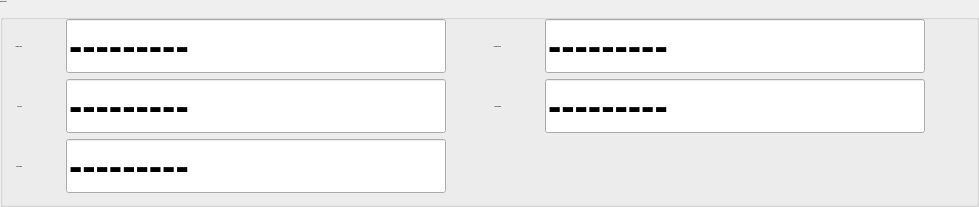
       <widget class="QGroupBox" name="ShutterStatus">
        <property name="font">
         <font>
          <family>Ubuntu</family>
          <pointsize>-1</pointsize>
          <weight>75</weight>
          <bold>true</bold>
         </font>
        </property>
        <property name="styleSheet">
         <string notr="true"/>
        </property>
        <property name="title">
         <string>Shutter Status</string>
        </property>
        <property name="flat">
         <bool>false</bool>
        </property>
        <layout class="QGridLayout" name="gridLayout">
         <item row="0" column="8">
          <widget class="caLed" name="caled_21">
           <property name="sizePolicy">
            <sizepolicy hsizetype="Preferred" vsizetype="Preferred">
             <horstretch>0</horstretch>
             <verstretch>0</verstretch>
            </sizepolicy>
           </property>
           <property name="minimumSize">
            <size>
             <width>32</width>
             <height>32</height>
            </size>
           </property>
           <property name="rectangular">
            <bool>true</bool>
           </property>
           <property name="ledWidth">
            <number>30</number>
           </property>
           <property name="ledHeight">
            <number>30</number>
           </property>
           <property name="linearGradient">
            <bool>true</bool>
           </property>
           <property name="channel" stdset="0">
            <string notr="true">SHUTTER:NOPA:Flip_RBV</string>
           </property>
           <property name="falseColor">
            <color>
             <red>0</red>
             <green>170</green>
             <blue>0</blue>
            </color>
           </property>
           <property name="trueValue">
            <string>2</string>
           </property>
           <property name="falseValue">
            <string>1</string>
           </property>
          </widget>
         </item>
         <item row="0" column="3">
          <widget class="caLed" name="caled_22">
           <property name="sizePolicy">
            <sizepolicy hsizetype="Preferred" vsizetype="Preferred">
             <horstretch>0</horstretch>
             <verstretch>0</verstretch>
            </sizepolicy>
           </property>
           <property name="minimumSize">
            <size>
             <width>32</width>
             <height>32</height>
            </size>
           </property>
           <property name="rectangular">
            <bool>true</bool>
           </property>
           <property name="ledWidth">
            <number>30</number>
           </property>
           <property name="ledHeight">
            <number>30</number>
           </property>
           <property name="linearGradient">
            <bool>true</bool>
           </property>
           <property name="channel" stdset="0">
            <string notr="true">SHUTTER:PM:Flip_RBV</string>
           </property>
           <property name="falseColor">
            <color>
             <red>0</red>
             <green>170</green>
             <blue>0</blue>
            </color>
           </property>
           <property name="trueValue">
            <string>2</string>
           </property>
           <property name="falseValue">
            <string>1</string>
           </property>
          </widget>
         </item>
         <item row="4" column="5">
          <widget class="caLineEdit" name="calineedit_65">
           <property name="sizePolicy">
            <sizepolicy hsizetype="MinimumExpanding" vsizetype="Preferred">
             <horstretch>0</horstretch>
             <verstretch>0</verstretch>
            </sizepolicy>
           </property>
           <property name="minimumSize">
            <size>
             <width>0</width>
             <height>0</height>
            </size>
           </property>
           <property name="font">
            <font>
             <family>Ubuntu</family>
             <pointsize>30</pointsize>
            </font>
           </property>
           <property name="text">
            <string>---------</string>
           </property>
           <property name="readOnly">
            <bool>true</bool>
           </property>
           <property name="channel" stdset="0">
            <string notr="true">SHUTTER:HHGPUMP:Shutter_RBV</string>
           </property>
           <property name="foreground">
            <color>
             <red>0</red>
             <green>255</green>
             <blue>0</blue>
            </color>
           </property>
           <property name="background">
            <color alpha="0">
             <red>160</red>
             <green>160</green>
             <blue>164</blue>
            </color>
           </property>
           <property name="colorMode">
            <enum>caLineEdit::Static</enum>
           </property>
           <property name="precision">
            <number>6</number>
           </property>
           <property name="unitsEnabled">
            <bool>true</bool>
           </property>
          </widget>
         </item>
         <item row="3" column="2">
          <widget class="QLabel" name="label_5">
           <property name="sizePolicy">
            <sizepolicy hsizetype="Preferred" vsizetype="Preferred">
             <horstretch>0</horstretch>
             <verstretch>0</verstretch>
            </sizepolicy>
           </property>
           <property name="font">
            <font>
             <family>Ubuntu Condensed</family>
             <pointsize>-1</pointsize>
            </font>
           </property>
           <property name="styleSheet">
            <string notr="true"/>
           </property>
           <property name="text">
            <string>HHG Cell:</string>
           </property>
           <property name="alignment">
            <set>Qt::AlignRight|Qt::AlignTrailing|Qt::AlignVCenter</set>
           </property>
          </widget>
         </item>
         <item row="3" column="5">
          <widget class="caLineEdit" name="calineedit_66">
           <property name="sizePolicy">
            <sizepolicy hsizetype="MinimumExpanding" vsizetype="Preferred">
             <horstretch>0</horstretch>
             <verstretch>0</verstretch>
            </sizepolicy>
           </property>
           <property name="minimumSize">
            <size>
             <width>0</width>
             <height>0</height>
            </size>
           </property>
           <property name="font">
            <font>
             <family>Ubuntu</family>
             <pointsize>30</pointsize>
            </font>
           </property>
           <property name="text">
            <string>---------</string>
           </property>
           <property name="readOnly">
            <bool>true</bool>
           </property>
           <property name="channel" stdset="0">
            <string notr="true">SHUTTER:HHG:Shutter_RBV</string>
           </property>
           <property name="foreground">
            <color>
             <red>0</red>
             <green>255</green>
             <blue>0</blue>
            </color>
           </property>
           <property name="background">
            <color alpha="0">
             <red>160</red>
             <green>160</green>
             <blue>164</blue>
            </color>
           </property>
           <property name="colorMode">
            <enum>caLineEdit::Static</enum>
           </property>
           <property name="precision">
            <number>6</number>
           </property>
           <property name="unitsEnabled">
            <bool>true</bool>
           </property>
          </widget>
         </item>
         <item row="4" column="2">
          <widget class="QLabel" name="label_7">
           <property name="sizePolicy">
            <sizepolicy hsizetype="Preferred" vsizetype="Preferred">
             <horstretch>0</horstretch>
             <verstretch>0</verstretch>
            </sizepolicy>
           </property>
           <property name="font">
            <font>
             <family>Ubuntu Condensed</family>
             <pointsize>-1</pointsize>
            </font>
           </property>
           <property name="styleSheet">
            <string notr="true"/>
           </property>
           <property name="text">
            <string>HHG Pump:</string>
           </property>
           <property name="alignment">
            <set>Qt::AlignRight|Qt::AlignTrailing|Qt::AlignVCenter</set>
           </property>
          </widget>
         </item>
         <item row="0" column="2">
          <widget class="QLabel" name="label_3">
           <property name="sizePolicy">
            <sizepolicy hsizetype="Preferred" vsizetype="Preferred">
             <horstretch>0</horstretch>
             <verstretch>0</verstretch>
            </sizepolicy>
           </property>
           <property name="font">
            <font>
             <family>Ubuntu Condensed</family>
             <pointsize>-1</pointsize>
            </font>
           </property>
           <property name="styleSheet">
            <string notr="true"/>
           </property>
           <property name="text">
            <string>Legend HHG:</string>
           </property>
           <property name="alignment">
            <set>Qt::AlignRight|Qt::AlignTrailing|Qt::AlignVCenter</set>
           </property>
          </widget>
         </item>
         <item row="4" column="3">
          <widget class="caLed" name="caled_19">
           <property name="sizePolicy">
            <sizepolicy hsizetype="Preferred" vsizetype="Preferred">
             <horstretch>0</horstretch>
             <verstretch>0</verstretch>
            </sizepolicy>
           </property>
           <property name="minimumSize">
            <size>
             <width>32</width>
             <height>32</height>
            </size>
           </property>
           <property name="rectangular">
            <bool>true</bool>
           </property>
           <property name="ledWidth">
            <number>30</number>
           </property>
           <property name="ledHeight">
            <number>30</number>
           </property>
           <property name="linearGradient">
            <bool>true</bool>
           </property>
           <property name="channel" stdset="0">
            <string notr="true">SHUTTER:HHGPUMP:Flip_RBV</string>
           </property>
           <property name="falseColor">
            <color>
             <red>0</red>
             <green>170</green>
             <blue>0</blue>
            </color>
           </property>
           <property name="trueValue">
            <string>2</string>
           </property>
           <property name="falseValue">
            <string>1</string>
           </property>
          </widget>
         </item>
         <item row="3" column="3">
          <widget class="caLed" name="caled_20">
           <property name="sizePolicy">
            <sizepolicy hsizetype="Preferred" vsizetype="Preferred">
             <horstretch>0</horstretch>
             <verstretch>0</verstretch>
            </sizepolicy>
           </property>
           <property name="minimumSize">
            <size>
             <width>32</width>
             <height>32</height>
            </size>
           </property>
           <property name="rectangular">
            <bool>true</bool>
           </property>
           <property name="ledWidth">
            <number>30</number>
           </property>
           <property name="ledHeight">
            <number>30</number>
           </property>
           <property name="linearGradient">
            <bool>true</bool>
           </property>
           <property name="channel" stdset="0">
            <string notr="true">SHUTTER:HHG:Flip_RBV</string>
           </property>
           <property name="falseColor">
            <color>
             <red>0</red>
             <green>170</green>
             <blue>0</blue>
            </color>
           </property>
           <property name="trueValue">
            <string>1</string>
           </property>
           <property name="falseValue">
            <string>2</string>
           </property>
          </widget>
         </item>
         <item row="0" column="5">
          <widget class="caLineEdit" name="calineedit_63">
           <property name="sizePolicy">
            <sizepolicy hsizetype="MinimumExpanding" vsizetype="Preferred">
             <horstretch>0</horstretch>
             <verstretch>0</verstretch>
            </sizepolicy>
           </property>
           <property name="minimumSize">
            <size>
             <width>0</width>
             <height>0</height>
            </size>
           </property>
           <property name="font">
            <font>
             <family>Ubuntu</family>
             <pointsize>30</pointsize>
            </font>
           </property>
           <property name="text">
            <string>---------</string>
           </property>
           <property name="readOnly">
            <bool>true</bool>
           </property>
           <property name="channel" stdset="0">
            <string notr="true">SHUTTER:PM:Shutter_RBV</string>
           </property>
           <property name="foreground">
            <color>
             <red>0</red>
             <green>255</green>
             <blue>0</blue>
            </color>
           </property>
           <property name="background">
            <color alpha="0">
             <red>160</red>
             <green>160</green>
             <blue>164</blue>
            </color>
           </property>
           <property name="colorMode">
            <enum>caLineEdit::Static</enum>
           </property>
           <property name="precision">
            <number>6</number>
           </property>
           <property name="unitsEnabled">
            <bool>true</bool>
           </property>
          </widget>
         </item>
         <item row="0" column="7">
          <widget class="QLabel" name="label_4">
           <property name="sizePolicy">
            <sizepolicy hsizetype="Preferred" vsizetype="Preferred">
             <horstretch>0</horstretch>
             <verstretch>0</verstretch>
            </sizepolicy>
           </property>
           <property name="font">
            <font>
             <family>Ubuntu Condensed</family>
             <pointsize>-1</pointsize>
            </font>
           </property>
           <property name="styleSheet">
            <string notr="true"/>
           </property>
           <property name="text">
            <string>Legend NOPA:</string>
           </property>
           <property name="alignment">
            <set>Qt::AlignRight|Qt::AlignTrailing|Qt::AlignVCenter</set>
           </property>
          </widget>
         </item>
         <item row="3" column="8">
          <widget class="caLed" name="caled_15">
           <property name="sizePolicy">
            <sizepolicy hsizetype="Preferred" vsizetype="Preferred">
             <horstretch>0</horstretch>
             <verstretch>0</verstretch>
            </sizepolicy>
           </property>
           <property name="minimumSize">
            <size>
             <width>32</width>
             <height>32</height>
            </size>
           </property>
           <property name="rectangular">
            <bool>true</bool>
           </property>
           <property name="ledWidth">
            <number>30</number>
           </property>
           <property name="ledHeight">
            <number>30</number>
           </property>
           <property name="linearGradient">
            <bool>true</bool>
           </property>
           <property name="channel" stdset="0">
            <string notr="true">SHUTTER:MOKE:Flip_RBV</string>
           </property>
           <property name="falseColor">
            <color>
             <red>0</red>
             <green>170</green>
             <blue>0</blue>
            </color>
           </property>
           <property name="trueValue">
            <string>2</string>
           </property>
           <property name="falseValue">
            <string>1</string>
           </property>
          </widget>
         </item>
         <item row="0" column="9">
          <widget class="caLineEdit" name="calineedit_64">
           <property name="sizePolicy">
            <sizepolicy hsizetype="MinimumExpanding" vsizetype="Preferred">
             <horstretch>0</horstretch>
             <verstretch>0</verstretch>
            </sizepolicy>
           </property>
           <property name="minimumSize">
            <size>
             <width>0</width>
             <height>0</height>
            </size>
           </property>
           <property name="font">
            <font>
             <family>Ubuntu</family>
             <pointsize>30</pointsize>
            </font>
           </property>
           <property name="text">
            <string>---------</string>
           </property>
           <property name="readOnly">
            <bool>true</bool>
           </property>
           <property name="channel" stdset="0">
            <string notr="true">SHUTTER:NOPA:Shutter_RBV</string>
           </property>
           <property name="foreground">
            <color>
             <red>0</red>
             <green>255</green>
             <blue>0</blue>
            </color>
           </property>
           <property name="background">
            <color alpha="0">
             <red>160</red>
             <green>160</green>
             <blue>164</blue>
            </color>
           </property>
           <property name="colorMode">
            <enum>caLineEdit::Static</enum>
           </property>
           <property name="precision">
            <number>6</number>
           </property>
           <property name="unitsEnabled">
            <bool>true</bool>
           </property>
          </widget>
         </item>
         <item row="3" column="9">
          <widget class="caLineEdit" name="calineedit_62">
           <property name="sizePolicy">
            <sizepolicy hsizetype="MinimumExpanding" vsizetype="Preferred">
             <horstretch>0</horstretch>
             <verstretch>0</verstretch>
            </sizepolicy>
           </property>
           <property name="minimumSize">
            <size>
             <width>0</width>
             <height>40</height>
            </size>
           </property>
           <property name="font">
            <font>
             <family>Ubuntu</family>
             <pointsize>30</pointsize>
            </font>
           </property>
           <property name="text">
            <string>---------</string>
           </property>
           <property name="readOnly">
            <bool>true</bool>
           </property>
           <property name="channel" stdset="0">
            <string notr="true">SHUTTER:MOKE:Shutter_RBV</string>
           </property>
           <property name="foreground">
            <color>
             <red>0</red>
             <green>255</green>
             <blue>0</blue>
            </color>
           </property>
           <property name="background">
            <color alpha="0">
             <red>160</red>
             <green>160</green>
             <blue>164</blue>
            </color>
           </property>
           <property name="colorMode">
            <enum>caLineEdit::Static</enum>
           </property>
           <property name="precision">
            <number>6</number>
           </property>
           <property name="unitsEnabled">
            <bool>true</bool>
           </property>
           <property name="styleSheet" stdset="0">
            <string notr="true">caTextEntry,caLineEdit {background-color: rgba(160, 160, 164, 0); color: rgba(0, 255, 0, 255); border-radius: 1px;} caLineEdit {border: 0px; border-style:outset; padding: 0px 0px 0px 2px; border-color: rgba(0, 0, 0, 255) rgba(0, 0, 0, 255)  rgba(0, 0, 0, 255) rgba(0, 0, 0, 255);} caTextEntry { border: 2px; padding: 0px;} caTextEntry {border-style:inset; border-color: rgba(80, 80, 82, 0) rgba(240, 240, 246, 0)  rgba(240, 240, 246, 0) rgba(80, 80, 82, 0);} caTextEntry:focus {padding: 0px; border: 2px groove rgba(255, 0, 0, 255); border-radius: 1px;} </string>
           </property>
          </widget>
         </item>
         <item row="3" column="7">
          <widget class="QLabel" name="label_6">
           <property name="sizePolicy">
            <sizepolicy hsizetype="Preferred" vsizetype="Preferred">
             <horstretch>0</horstretch>
             <verstretch>0</verstretch>
            </sizepolicy>
           </property>
           <property name="font">
            <font>
             <family>Ubuntu Condensed</family>
             <pointsize>-1</pointsize>
            </font>
           </property>
           <property name="styleSheet">
            <string notr="true"/>
           </property>
           <property name="text">
            <string>MOKE Pump:</string>
           </property>
           <property name="alignment">
            <set>Qt::AlignRight|Qt::AlignTrailing|Qt::AlignVCenter</set>
           </property>
          </widget>
         </item>
         <item row="0" column="6">
          <spacer name="horizontalSpacer">
           <property name="orientation">
            <enum>Qt::Horizontal</enum>
           </property>
           <property name="sizeHint" stdset="0">
            <size>
             <width>40</width>
             <height>20</height>
            </size>
           </property>
          </spacer>
         </item>
         <item row="0" column="10">
          <spacer name="horizontalSpacer_2">
           <property name="orientation">
            <enum>Qt::Horizontal</enum>
           </property>
           <property name="sizeHint" stdset="0">
            <size>
             <width>40</width>
             <height>20</height>
            </size>
           </property>
          </spacer>
         </item>
        </layout>
        <zorder>label_3</zorder>
        <zorder>label_7</zorder>
        <zorder>label_5</zorder>
        <zorder>calineedit_63</zorder>
        <zorder>caled_19</zorder>
        <zorder>caled_20</zorder>
        <zorder>caled_22</zorder>
        <zorder>calineedit_65</zorder>
        <zorder>calineedit_66</zorder>
        <zorder>label_4</zorder>
        <zorder>caled_21</zorder>
        <zorder>calineedit_64</zorder>
        <zorder>label_6</zorder>
        <zorder>caled_15</zorder>
        <zorder>calineedit_62</zorder>
        <zorder>horizontalSpacer</zorder>
        <zorder>horizontalSpacer_2</zorder>
       </widget>
